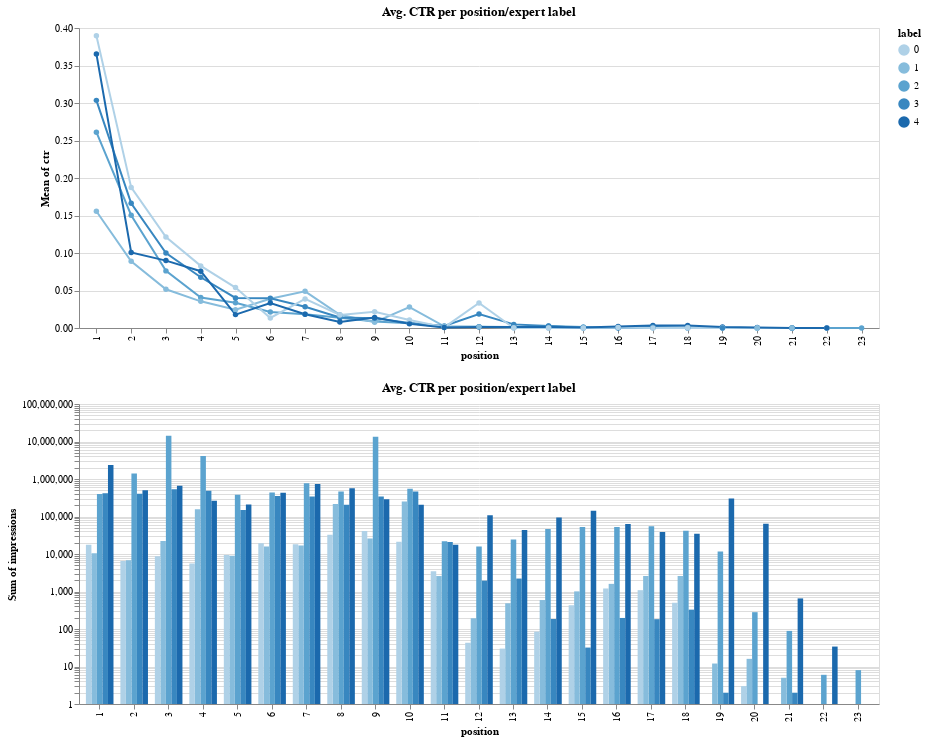

The notebook cell this image was saved under:
### Code cell
alt.Chart(df, title="Avg. CTR per position/expert label", width=800).mark_line(point=True).encode(
    x="position:O",
    y="mean(ctr)",
    color="label:O",
    tooltip=["mean(ctr)", "sum(impressions)", "count(title)"],
) & alt.Chart(df, title="Avg. CTR per position/expert label", width=800).mark_bar().encode(
    x=alt.X("position:O"),
    xOffset="label:O",
    y=alt.Y("sum(impressions)").scale(type="log"),
    color="label:O",
    tooltip=["mean(ctr)", "sum(impressions)", "count(title)"],
)
